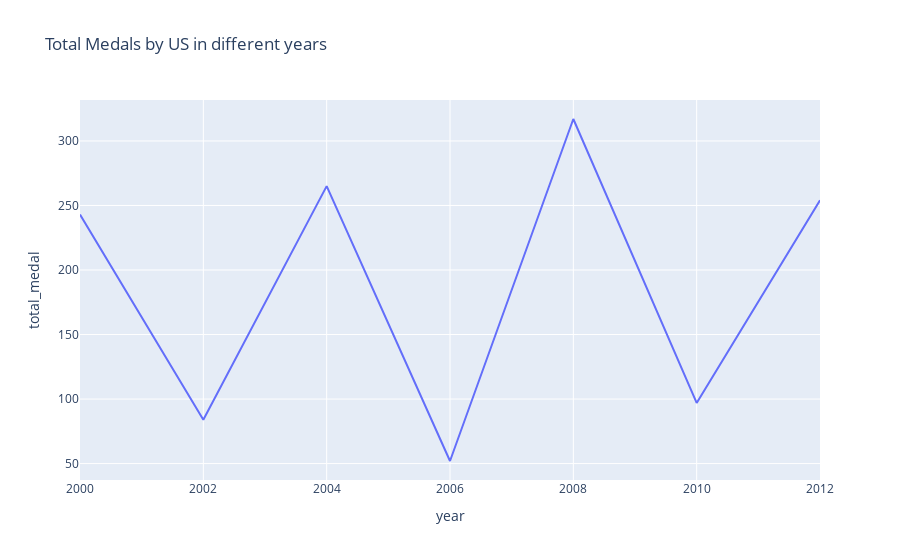

Notebook cell for this chart:
### Code cell
fig4 = px.line(df_US, x='year', y='total_medal', title='Total Medals by US in different years')
fig4.show()

### Figure 1 — Plotly figure (JSON) as saved in the notebook; plotly's stock layout.template omitted (floating-point values rounded to 4 significant figures)
{"data": [{"hovertemplate": "year=%{x}<br>total_medal=%{y}<extra></extra>", "legendgroup": "", "line": {"color": "#636efa", "dash": "solid"}, "marker": {"symbol": "circle"}, "mode": "lines", "name": "", "orientation": "v", "showlegend": false, "type": "scatter", "x": [2000, 2002, 2004, 2006, 2008, 2010, 2012], "xaxis": "x", "y": [243, 84, 265, 52, 317, 97, 254], "yaxis": "y"}], "layout": {"legend": {"tracegroupgap": 0}, "title": {"text": "Total Medals by US in different years"}, "xaxis": {"anchor": "y", "domain": [0, 1], "title": {"text": "year"}}, "yaxis": {"anchor": "x", "domain": [0, 1], "title": {"text": "total_medal"}}}}
